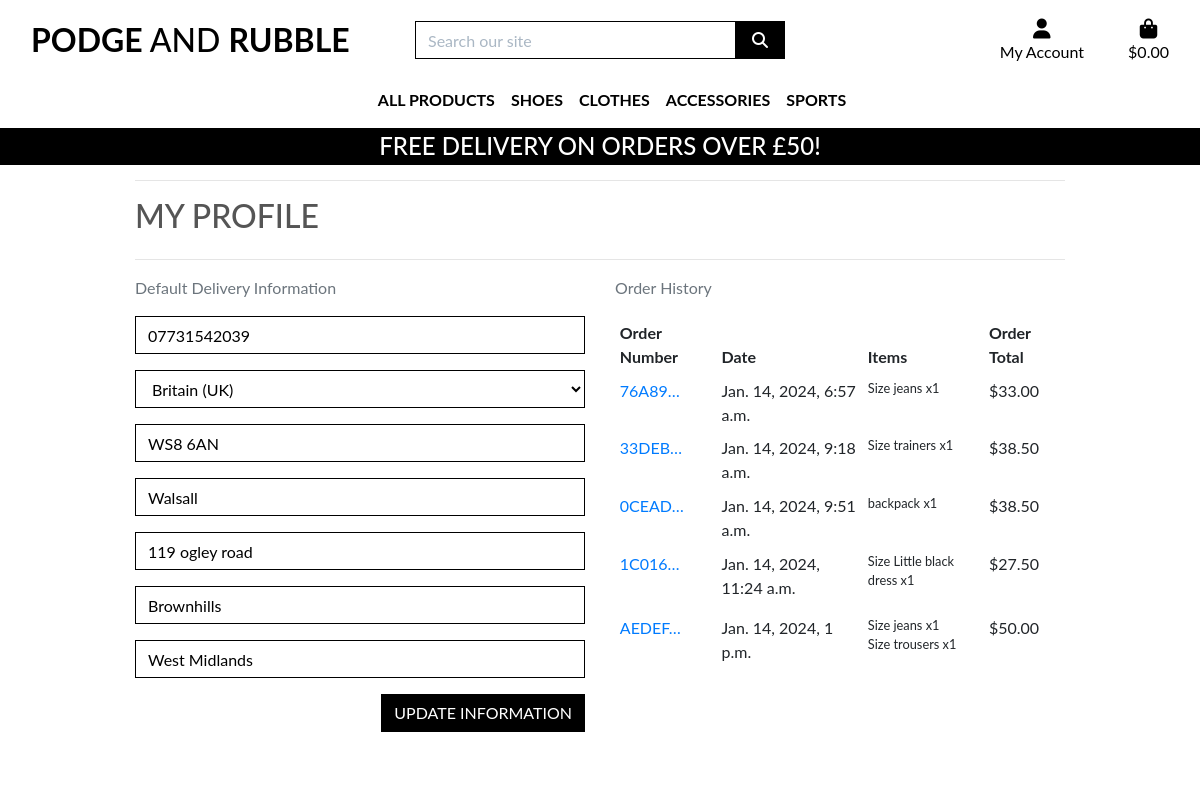
The app's page /profile/ (signed in), older data.
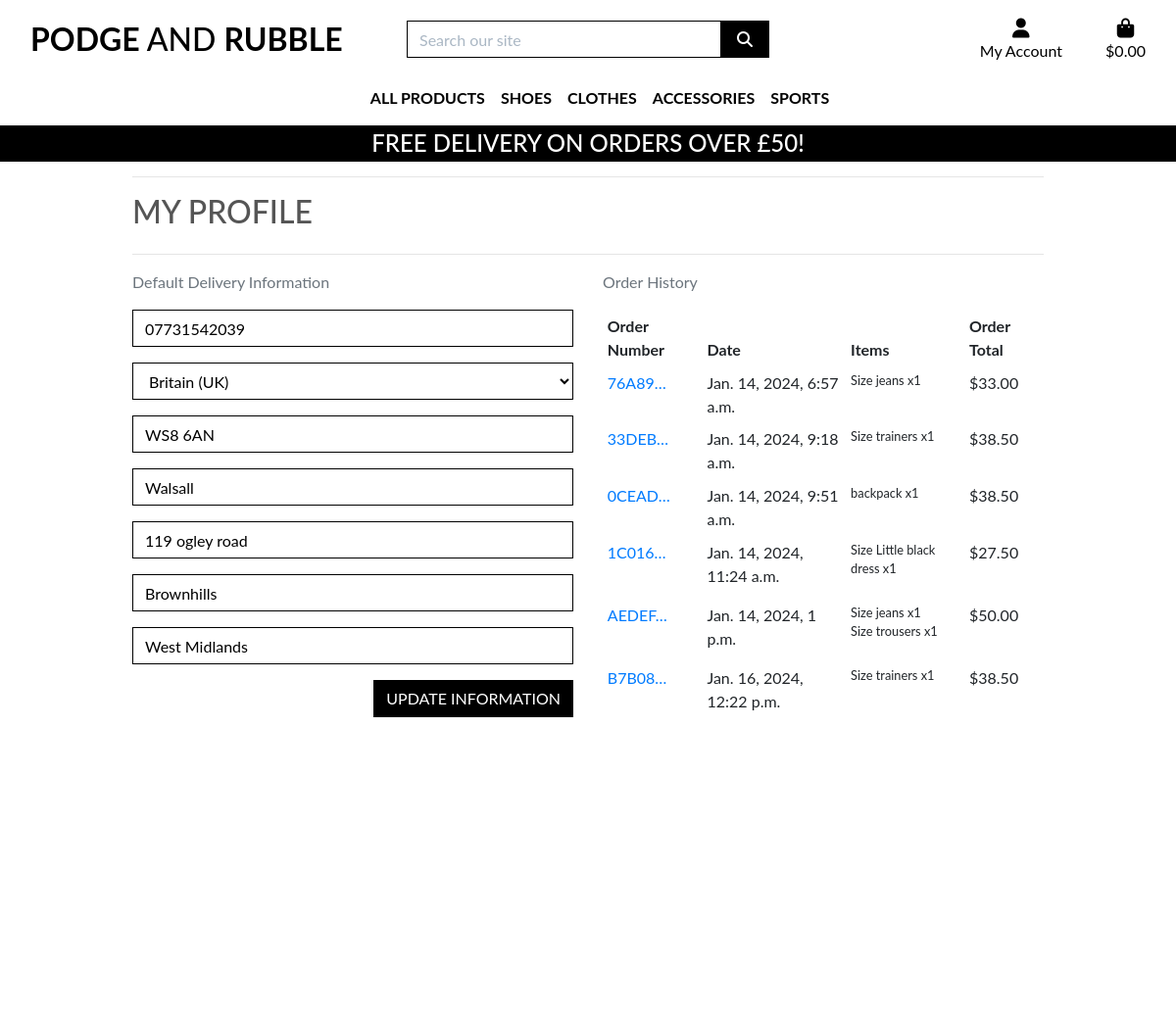
The same page, newer data.
### checkout/models.py (models this page shows, shortened)
class Order(models.Model):
    order_number = models.CharField(max_length=32, null=False, editable=False)
    user_profile = models.ForeignKey(UserProfile, on_delete=models.SET_NULL,
                                     null=True, blank=True, related_name='orders')
    full_name = models.CharField(max_length=50, null=False, blank=False)
    email = models.EmailField(max_length=254, null=False, blank=False)
    phone_number = models.CharField(max_length=20, null=False, blank=False)
    country = CountryField(blank_label='Country *', null=False, blank=False)
    postcode = models.CharField(max_length=20, null=True, blank=True)
    town_or_city = models.CharField(max_length=40, null=False, blank=False)
    street_address1 = models.CharField(max_length=80, null=False, blank=False)
    street_address2 = models.CharField(max_length=80, null=True, blank=True)
    county = models.CharField(max_length=80, null=True, blank=True)
    date = models.DateTimeField(auto_now_add=True)
    delivery_cost = models.DecimalField(max_digits=6, decimal_places=2, null=False, default=0)
    order_total = models.DecimalField(max_digits=10, decimal_places=2, null=False, default=0)
    grand_total = models.DecimalField(max_digits=10, decimal_places=2, null=False, default=0)
    original_bag = models.TextField(null=False, blank=False, default='')
    stripe_pid = models.CharField(max_length=254, null=False, blank=False, default='')

class OrderLineItem(models.Model):
    order = models.ForeignKey(Order, null=False, blank=False, on_delete=models.CASCADE, related_name='lineitems')
    product = models.ForeignKey(Product, null=False, blank=False, on_delete=models.CASCADE)
    product_size = models.CharField(max_length=2, null=True, blank=True) # XS, S, M, L, XL
    quantity = models.IntegerField(null=False, blank=False, default=0)
    lineitem_total = models.DecimalField(max_digits=6, decimal_places=2, null=False, blank=False, editable=False)

### products/models.py (models this page shows, shortened)
class Product(models.Model):
    price = models.DecimalField(
        max_digits=6,
        decimal_places=2)
    discount_price = models.DecimalField(
        max_digits=6,
        decimal_places=2)
    sku = models.CharField(
        max_length=254)
    name = models.CharField(
        max_length=254)
    product_description = models.TextField()
    sizes = models.BooleanField(
        default=False,
        null=True,
        blank=True)
    category = models.CharField(max_length=20)
    gender = models.CharField(max_length=10)
    product_type = models.CharField(max_length=20)
    name = models.CharField(max_length=254)
    gender = models.ForeignKey(
        'Gender',
        null=True,
        blank=True,
        on_delete=models.SET_NULL)
    category = models.ForeignKey(
        'Category',
        null=True,
        blank=True,
        on_delete=models.SET_NULL)
    sub_category = models.ForeignKey(
        'SubCategory',
        null=True,
        blank=True,
        on_delete=models.SET_NULL)
    product_type = models.ForeignKey(
        'ProductType',
        null=True,
        blank=True,
        on_delete=models.SET_NULL)
    image = models.ImageField(
        blank=True,
        null=True)

### profiles/views.py (the view)
# urls.py: path('profile/', include('profiles.urls')),
def profile(request):
    profile = get_object_or_404(UserProfile, user=request.user)
    if request.method == 'POST':
        form = UserProfileForm(request.POST, instance=profile)
        if form.is_valid():
            form.save()
            messages.success(request, 'Profile updated successfully')
        else:
            messages.error(request, 'Update failed. Please ensure the form is valid.')
    else:
        form = UserProfileForm(instance=profile)
    orders = profile.orders.all()
    template = 'profiles/profile.html'
    context = {
        'form': form,
        'orders': orders,
        'on_profile_page': True
    }
    return render(request, template, context)

### profiles/forms.py
class UserProfileForm(forms.ModelForm):
    class Meta:
        model = UserProfile
        exclude = ('user',)
    def __init__(self, *args, **kwargs):
        super().__init__(*args, **kwargs)
        placeholders = {
            'default_phone_number': 'Phone Number',
            'default_postcode': 'Postal Code',
            'default_town_or_city': 'Town or City',
            'default_street_address1': 'Street Address 1',
            'default_street_address2': 'Street Address 2',
            'default_county': 'County, State or Locality',
        }
        self.fields['default_phone_number'].widget.attrs['autofocus'] = True
        for field in self.fields:
            if field != 'default_country':
                if self.fields[field].required:
                    placeholder = f'{placeholders[field]} *'
                else:
                    placeholder = placeholders[field]
                self.fields[field].widget.attrs['placeholder'] = placeholder
            self.fields[field].widget.attrs['class'] = 'border-black rounded-0 profile-form-input'
            self.fields[field].label = False

### profiles/templates/profiles/profile.html (shortened to what this page needs)
{% extends "base.html" %}
{% load static %}
{% block extra_css %}
    <link rel="stylesheet" href="{% static 'profiles/css/profile.css' %}">
{% endblock %}
{% block page_header %}
    <div class="container header-container">
    </div>
{% endblock %}
{% block content %}
    <div class="overlay"></div>
    <div class="container">
        <div class="row">
            <div class="col">
                <hr>
                <h2 class="logo-font mb-4">My Profile</h2>
                <hr>
            </div>
        </div>
        <div class="row">
            <div class="col-12 col-lg-6">
                <p class="text-muted">Default Delivery Information</p>
                <form class="mt-3" action="{% url 'profile' %}" method="POST" id="profile-update-form">
                    {{ form|crispy }}
                    <button class="btn btn-black rounded-0 text-uppercase float-right">Update Information</button>
                </form>
            </div>
            <div class="col-12 col-lg-6">
                <p class="text-muted">Order History</p>
                <div class="order-history table-responsive">
                    <table class="table table-sm table-borderless">
                        <thead>
                            <tr>
                                <th>Order Number</th>
                                <th>Date</th>
                                <th>Items</th>
                                <th>Order Total</th>
                            </tr>
                        </thead>
                        <tbody>
                            {% for order in orders %}
                                <tr>
                                    <td>
                                        <a href="{% url 'order_history' order.order_number %}"
                                        title="{{ order.order_number }}">
                                            {{ order.order_number|truncatechars:6 }}
                                        </a>
                                    </td>
                                    <td>{{ order.date }}</td>
                                    <td>
                                        <ul class="list-unstyled">
                                            {% for item in order.lineitems.all %}
                                                <li class="small">
                                                    {% if item.product.sizes %}
                                                        Size {{ item.product.size|upper }}
                                                    {% endif %}{{ item.product.name }} x{{ item.quantity }}
                                                </li>
                                            {% endfor %}
                                        </ul>
                                    </td>
                                    <td>${{ order.grand_total }}</td>
                                </tr>
                            {% endfor %}
                        </tbody>
                    </table>
                </div>
            </div>
        </div>
{% endblock %}

Row changes from the older to the newer data that the page shows:
added Order: order_number "B7B08…", date "Jan. 16, 2024, 12:22 p.m.", grand_total "38.50"
added OrderLineItem: product.name "trainers", quantity "1", shown under "B7B08…"
